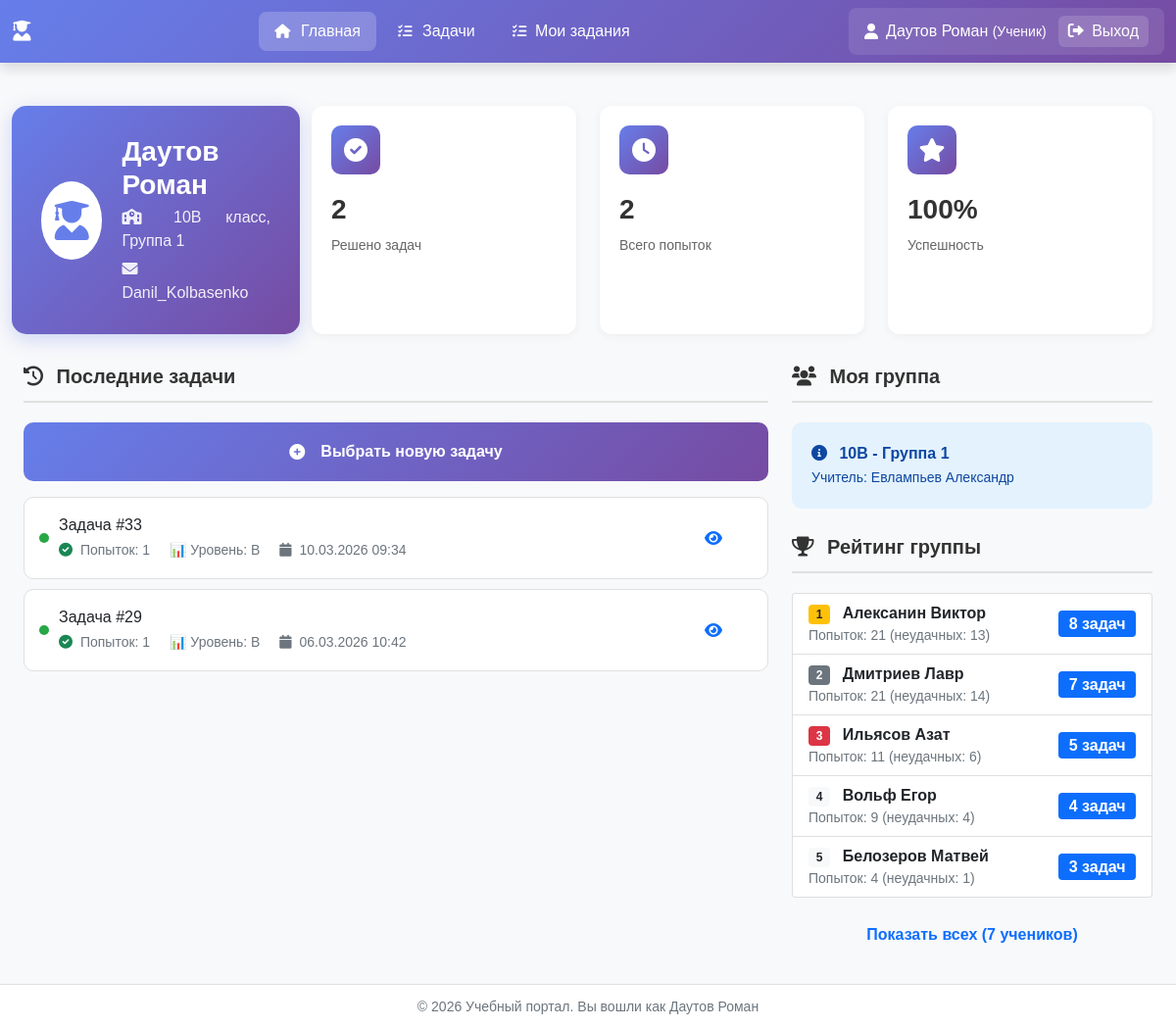
The app's page /users/student/dashboard/ (signed in), older data.
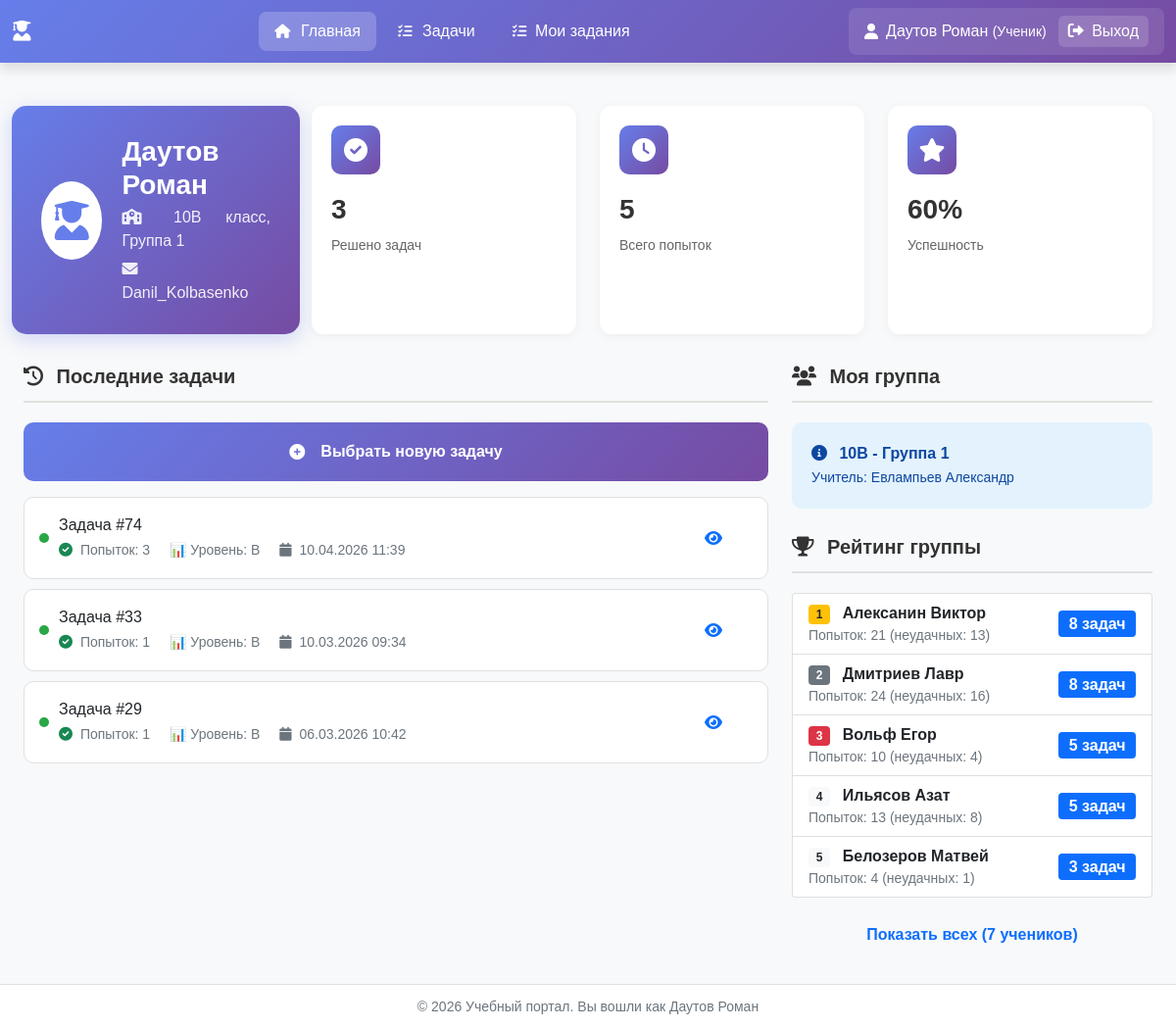
The same page, newer data.
### task_description_app/models.py (models this page shows, shortened)
class TaskAttempt(models.Model):
    STATUS_CHOICES = (
        ('pending', 'Ожидает проверки'),
        ('correct', 'Верно'),
        ('incorrect', 'Неверно'),
        ('error', 'Ошибка'),
    )
    user = models.ForeignKey(User, on_delete=models.CASCADE, related_name='task_attempts')
    task_path = models.CharField('Путь к задаче', max_length=500)  # путь к папке задачи
    task_id = models.CharField('ID задания', max_length=50)  # из task.md
    attempt_time = models.DateTimeField('Время попытки', default=timezone.now)
    status = models.CharField('Статус', max_length=20, choices=STATUS_CHOICES, default='pending')
    code = models.TextField('Код решения', blank=True)
    result = models.TextField('Результат', blank=True)
    is_solved = models.BooleanField('Решено', default=False)  # флаг, что задача решена (для статистики)
    real_task_id = models.CharField('ID задачи', max_length=50, blank=True)
    class Meta:
        ordering = ['-attempt_time']
        verbose_name = 'Попытка решения'
        verbose_name_plural = 'Попытки решения'

### users_app/models.py (models this page shows, shortened)
class User(AbstractUser):
    USER_TYPES = (
        ('teacher', 'Учитель'),
        ('student', 'Ученик'),
    )
    user_type = models.CharField(max_length=10, choices=USER_TYPES, default='student')
    middle_name = models.CharField('Отчество', max_length=50, blank=True)
    class Meta:
        verbose_name = 'Пользователь'
        verbose_name_plural = 'Пользователи'

### users_app/views.py (the view)
# urls.py: path('student/dashboard/', views.student_dashboard, name='student_dashboard'),
@login_required
def student_dashboard(request):
    if request.user.user_type != 'student':
        return redirect('teacher_dashboard')
    try:
        profile = request.user.student_profile
        group = profile.group
        classmates = StudentProfile.objects.filter(group=group).exclude(user=request.user).select_related('user')
        if group:
            group_students = User.objects.filter(
                user_type='student',
                student_profile__group=group
            ).select_related('student_profile')
            rating_data = []
            for student in group_students:
                solved_count = TaskAttempt.objects.filter(user=student, is_solved=True).values(
                    'task_id').distinct().count()
                total_attempts = TaskAttempt.objects.filter(user=student).count()
                failed_attempts = TaskAttempt.objects.filter(
                    user=student,
                    is_solved=False
                ).count()
                rating_data.append({
                    'user': student,
                    'solved_count': solved_count,
                    'total_attempts': total_attempts,
                    'failed_attempts': failed_attempts,
                    'full_name': f"{student.last_name} {student.first_name}",
                })
                rating_data.sort(
                    key=lambda x: (-x['solved_count'], x['total_attempts'])
                )
                for idx, item in enumerate(rating_data, 1):
                    item['place'] = idx
                    if idx == 1:
                        item['badge_class'] = 'bg-warning text-dark'  # золото
                    elif idx == 2:
                        item['badge_class'] = 'bg-secondary'  # серебро
                    elif idx == 3:
                        item['badge_class'] = 'bg-danger'  # бронза
                    else:
                        item['badge_class'] = 'bg-light text-dark'
                current_user_place = None
                for item in rating_data:
                    if item['user'].id == request.user.id:
                        current_user_place = item['place']
                        break
        else:
            rating_data = []
            current_user_place = None
        last_attempts = TaskAttempt.objects.filter(
            user=request.user
        ).order_by('-attempt_time')[:10]  # последние 10 попыток
        tasks_stats = []
        seen_tasks = set()
        for attempt in last_attempts:
            task_id = attempt.real_task_id  # или attempt.task.id если есть связь
            if task_id not in seen_tasks:
                seen_tasks.add(task_id)
                task_attempts = TaskAttempt.objects.filter(
                    user=request.user,
                    real_task_id=task_id
                ).order_by('-attempt_time')
                is_solved = task_attempts.filter(is_solved=True).exists()
                task_info = {
                    'id': task_id,
                    'title': f'Задача #{task_id}',  # Заглушка, замените на реальное название
                    'level': get_task_level(task_id),  # Функция для получения уровня
                    'attempts_count': task_attempts.count(),
                    'is_solved': is_solved,
                    'last_attempt': task_attempts.first(),
                    'status_class': 'status-done' if is_solved else 'status-pending',
                    'status_text': 'Решено' if is_solved else 'В процессе',
                }
                tasks_stats.append(task_info)
                if len(tasks_stats) >= 5:  # Хотим только 3 последние задачи
                    break
    except StudentProfile.DoesNotExist:
        profile = None
        group = None
        classmates = []
        tasks_stats = []
    total_attempts = TaskAttempt.objects.filter(user=request.user).count()
    solved_tasks_count = TaskAttempt.objects.filter(
        user=request.user,
        is_solved=True
    ).values('task_id').distinct().count()
    if total_attempts > 0:
        success_rate = round((solved_tasks_count / total_attempts) * 100)
    else:
        success_rate = 0
    context = {
        'profile': profile,
        'group': group,
        'classmates': classmates,
        'tasks_stats': tasks_stats,  # данные для шаблона
        'total_attempts': total_attempts,
        'solved_tasks_count': solved_tasks_count,
        'success_rate': success_rate,
        'rating_data': rating_data,
    }
    return render(request, 'users_app/st_dashboard.html', context)

### users_app/models.py (called while the page is built)
    def __str__(self):
        return f"{self.number}{self.letter}"

### users_app/templatetags/custom_filters.py (called while the page is built, shortened)
@register.filter
def star_rating(value):
    try:
        stars_count = value // 10
        if stars_count == 0:
            return ''
    except (TypeError, ValueError):
        return ''

### users_app/views.py (called while the page is built)
def get_task_level(task_id: int) -> str:
    try:
        task = Task.objects.get(id=task_id)
        return task.difficulty.display_name[-1]
    except Task.DoesNotExist:
        return 'Неизвестно'

### templates/users_app/st_dashboard.html (shortened to what the changed rows need)
{% extends 'base.html' %}
{% load static %}
{% load custom_filters %}
{% block extra_css %}
    <link rel="stylesheet" href="https://cdnjs.cloudflare.com/ajax/libs/font-awesome/6.0.0/css/all.min.css">
    <link rel="stylesheet" href="{% static '/users_app/css/users_app.css' %}">
{% endblock %}
{% block content %}
    <div class="container mt-4">
        <div class="row mb-1">
            <div class="col-md-3 mb-4">
                <div class="stats-card">
                    <div class="stats-icon">
                        <i class="fas fa-check-circle"></i>
                    </div>
                    <div class="stats-number">{{ solved_tasks_count }}</div>
                    <div class="stats-label">Решено задач</div>
                </div>
            </div>
            <div class="col-md-3 mb-4">
                <div class="stats-card">
                    <div class="stats-icon">
                        <i class="fas fa-clock"></i>
                    </div>
                    <div class="stats-number">{{ total_attempts }}</div>
                    <div class="stats-label">Всего попыток</div>
                </div>
            </div>
            <div class="col-md-3 mb-4">
                <div class="stats-card">
                    <div class="stats-icon">
                        <i class="fas fa-star"></i>
                    </div>
                    <div class="stats-number">{{ success_rate }}%</div>
                    <div class="stats-label">Успешность</div>
                </div>
            </div>
        </div>
        <div class="row">
            <div class="col-md-8">
                {% if tasks_stats %}
                    {% for task in tasks_stats %}
                        <div class="task-item">
                            <div class="d-flex align-items-center">
                                <span class="task-status {{ task.status_class }}"></span>
                                <div class="flex-grow-1">
                                    <h6 class="mb-1">{{ task.title }}</h6>
                                    <small class="text-muted">
                                        {% if task.is_solved %}
                                            <i class="fas fa-check-circle text-success me-1"></i>
                                        {% else %}
                                            <i class="fas fa-hourglass-half text-warning me-1"></i>
                                        {% endif %}
                                        Попыток: {{ task.attempts_count }}
                                        <span class="ms-3">📊 Уровень: {{ task.level }}</span>
                                        {% if task.last_attempt %}
                                            <span class="ms-3">
                                        <i class="fas fa-calendar me-1"></i>
                                        {{ task.last_attempt.attempt_time|date:"d.m.Y H:i" }}
                                    </span>
                                        {% endif %}
                                    </small>
                                </div>
                                <a href="{% url 'tasks:task_detail' task.id %}" class="btn btn-sm btn-outline-primary"
                                   style="width:5rem">
                                    {% if task.is_solved %}
                                        <i class="fas fa-eye"></i>
                                    {% else %}
                                        <i class="fas fa-play"></i>
                                    {% endif %}
                                </a>
                            </div>
                        </div>
                    {% endfor %}
                {% else %}
                    <div class="alert alert-info">
                        <i class="fas fa-info-circle me-2"></i>
                        У вас пока нет попыток решения задач.
                        <a href="{% url 'tasks:task_list' %}">Выберите первую задачу!</a>
                    </div>
                {% endif %}
            </div>
            <div class="col-md-4">
                {% if rating_data %}
                    <div class="list-group">
                        {% for student in rating_data|slice:":5" %}
                            <div class="list-group-item d-flex justify-content-between align-items-center">
                                <div>
                                    <span class="badge {{ student.badge_class }} me-2">{{ student.place }}</span>
                                    <strong>{{ student.full_name }}</strong>
                                    <small class="text-muted d-block">
                                        Попыток: {{ student.total_attempts }}
                                        {% if student.failed_attempts > 0 %}
                                            (неудачных: {{ student.failed_attempts }})
                                        {% endif %}
                                    </small>
                                </div>
                                <div class="text-end">
                    <span class="badge bg-primary" style="font-size: 1rem;">
                        {{ student.solved_count }}
                        {% if student.solved_count|pluralize %}
                            задач
                        {% else %}
                            задача
                        {% endif %}
                    </span>
                                </div>
                            </div>
                        {% endfor %}
                    </div>
                {% else %}
                    <div class="alert alert-info">
                        <i class="fas fa-info-circle me-2"></i>
                        В вашей группе пока нет других учеников или статистики.
                    </div>
                {% endif %}
            </div>
        </div>
    </div>
{% endblock %}

Row changes from the older to the newer data that the page shows:
added TaskAttempt: title "Задача #74", attempts_count "3", level "B", last_attempt.attempt_time "10.04.2026 11:39"
changed User (number 3 of 6 on the later page): total_attempts "21" → "24"; failed_attempts "14" → "16"; solved_count "7" → "8"
changed User (number 4 of 6 on the later page): place "4" → "3"; total_attempts "9" → "10"; solved_count "4" → "5"; moves up the list
changed User (number 5 of 6 on the later page): place "3" → "4"; total_attempts "11" → "13"; failed_attempts "6" → "8"
Text that changed along with them:
{{ solved_tasks_count }}: "2" → "3"
{{ total_attempts }}: "2" → "5"
{{ success_rate }}: "100" → "60"
